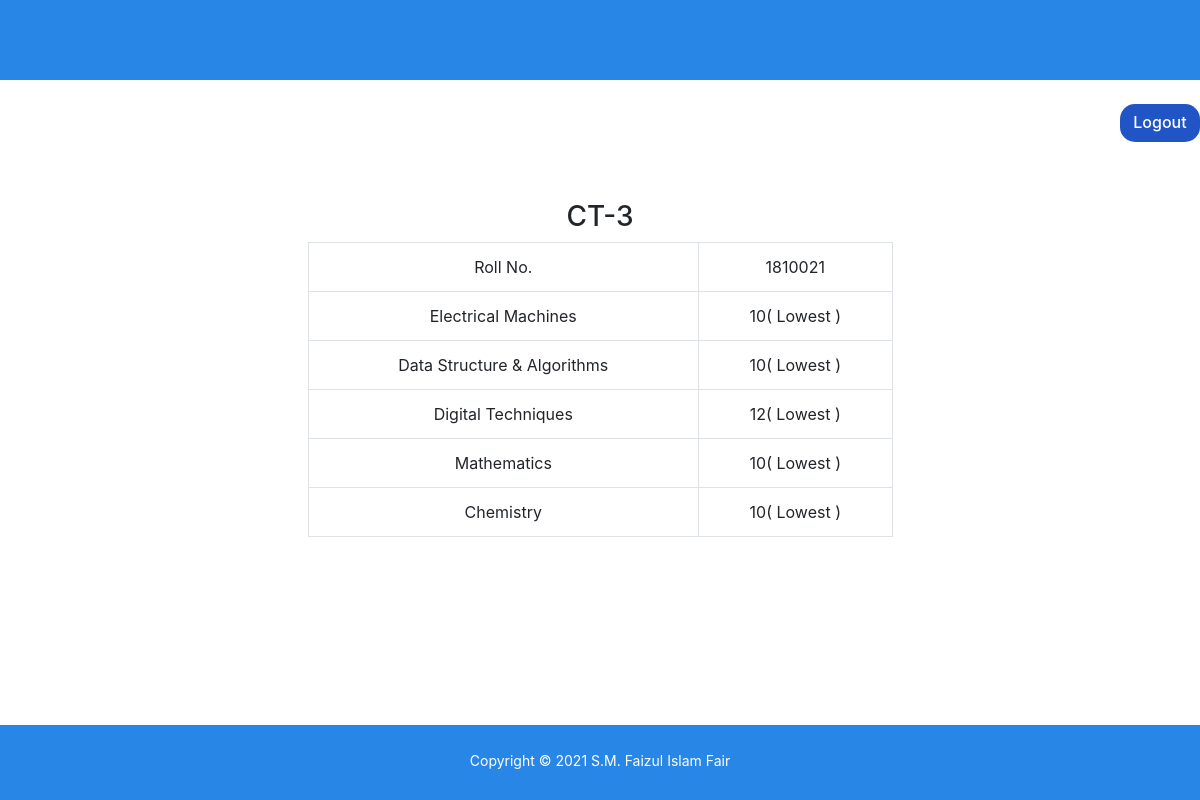
The app's page /student/ct3display.php (signed in) with its own data.
### tables this page shows
CREATE TABLE `student_marks3` (
  `Roll` int(11) NOT NULL,
  `Electrical_Machines` int(11) NOT NULL,
  `Data_Structure_&_Algorithms` int(11) NOT NULL,
  `Digital_Techniques` int(11) NOT NULL,
  `Mathematics` int(11) NOT NULL,
  `Chemistry` int(11) NOT NULL
);

### student/ct3display.php (the view, shortened to what this page needs)
<?php
require_once './dbcon.php';
?>
<!doctype html>
<html lang="en">
<head>
  <link rel="stylesheet" type="text/css" href="../fonts/fontawesome-free-5.13.0-web/fontawesome-free-5.13.0-web/css/all.min.css">
  <link rel="stylesheet" href="../css/bootstrap.min.css">
  <link rel="stylesheet" href="../css/style.css">
  <link rel="stylesheet" href="../css/btn.css">
</head>
<body>
<header style="width:100%; height:80px; background: #2887e6;">
   </header>
    <br>
    <a style="float:right;" class="btn btn-primary" href="logout.php">Logout</a>
    <br> <br>
  <?php
$db_sinfos = mysqli_query($link, "SELECT * FROM `student_marks3` ");
$rows = mysqli_fetch_all($db_sinfos, MYSQLI_ASSOC);
$eletrical_lowest=20;
$eletrical_highest=0;
$data_lowest=20;
$data_highest=0;
$tech_lowest=20;
$tech_highest=0;
$math_lowest=20;
$math_highest=0;
$chem_lowest=20;
$chem_highest=0;
foreach($rows as $row){
 if($row['Electrical_Machines'] > $eletrical_highest){
    $eletrical_highest = $row['Electrical_Machines'];
 }
 if($row['Electrical_Machines'] < $eletrical_lowest){
    $eletrical_lowest = $row['Electrical_Machines'];
 }
 if($row['Data_Structure_&_Algorithms'] > $data_highest){
    $data_highest = $row['Data_Structure_&_Algorithms'];
 }
 if($row['Data_Structure_&_Algorithms'] < $data_lowest){
  $data_lowest = $row['Data_Structure_&_Algorithms'];
}
 if($row['Digital_Techniques'] > $tech_highest){
    $tech_highest = $row['Digital_Techniques'];
 }
 if($row['Digital_Techniques'] < $tech_lowest){
    $tech_lowest = $row['Digital_Techniques'];
 }
 if($row['Mathematics'] > $math_highest){
    $math_highest = $row['Mathematics'];
 }
 if($row['Mathematics'] < $math_lowest){
    $math_lowest = $row['Mathematics'];
 }
 if($row['Chemistry'] > $chem_highest){
    $chem_highest = $row['Chemistry'];
 }
 if($row['Chemistry'] < $chem_lowest){
    $chem_lowest = $row['Chemistry'];
 }
}
?>
  <?php
     require_once 'dbcon.php';
      $result_ct = mysqli_query($link, "SELECT * FROM `student_marks3` WHERE `Roll` = ".$_SESSION['student_login']);
      if(mysqli_num_rows($result_ct) == 1){
        echo '<br> <br>
        <div>
          <h3 style="text-align:center;">CT-3</h3>
        </div>';
        $row = mysqli_fetch_assoc($result_ct);
        ?>
  <div class="row">
    <div class="col-sm-6 col-sm offset-3">
      <table class="table table-bordered">
        <tr>
          <td>Roll No.</td>
          <td><?php echo $row['Roll']; ?></td>
        </tr>
        <tr>
          <td>Electrical Machines</td>
          <td>
            <?php echo $row['Electrical_Machines'] . ($eletrical_highest == $row['Electrical_Machines'] ? "( Highest )" : "" ) . (($eletrical_lowest == $row['Electrical_Machines'] && $eletrical_lowest!=$eletrical_highest) ? "( Lowest )" : "" );  ?>
          </td>
        </tr>
        <tr>
          <td>Data Structure & Algorithms</td>
          <td>
            <?php echo $row['Data_Structure_&_Algorithms'] . ($data_highest == $row['Data_Structure_&_Algorithms'] ? "( Highest )" : "" ) . (($data_lowest == $row['Data_Structure_&_Algorithms'] && $data_lowest!=$data_highest) ? "( Lowest )" : "" );  ?>
          </td>
        </tr>
        <tr>
          <td>Digital Techniques</td>
          <td>
            <?php echo $row['Digital_Techniques'] . ($tech_highest == $row['Digital_Techniques'] ? "( Highest )" : "" ) . (($tech_lowest == $row['Digital_Techniques'] && $tech_lowest!=$tech_highest) ? "( Lowest )" : "" );  ?>
          </td>
        </tr>
        <tr>
          <td>Mathematics</td>
          <td>
            <?php echo $row['Mathematics'] . ($math_highest == $row['Mathematics'] ? "( Highest )" : "" ) . (($math_lowest == $row['Mathematics'] && $math_lowest!=$math_highest) ? "( Lowest )" : "" );  ?>
          </td>
        </tr>
        <tr>
          <td>Chemistry</td>
          <td>
            <?php echo $row['Chemistry'] . ($chem_highest == $row['Chemistry'] ? "( Highest )" : "" ) . (($chem_lowest == $row['Chemistry'] && $chem_lowest!=$chem_highest) ? "( Lowest )" : "" );  ?>
          </td>
        </tr>
        <?php
  }
?>
      </table>
    </div>
  </div>
  <footer style="width:100%; height:75px; background: #2887e6; bottom:0; text-align:center; margin-top:188px">
       <p style="color:white; padding-top:25px; font-size:14px;">Copyright &COPY; 2021 S.M. Faizul Islam Fair</p>
    </footer>
</body>
</html>

### css/style.css (style rules this page uses)
body { padding: 0; margin: 0; box-sizing: border-box; overflow-x: hidden; }

### css/btn.css (style rules this page uses)
.btn-primary, .btn-primary:active, .btn-primary:visited { background-color: #2155c5; color: white; border-radius: 15px; border:none; transition: 0.2s; font-weight: 450; padding-left: 15px; padding-right: 15px; }
.table { margin: auto; }
.table > tbody > tr > td, .table > tbody > tr > th, .table > tfoot > tr > td, .table > tfoot > tr > th, .table > thead > tr > td, .table > thead > tr > th { margin-top: 10px; text-align: center; }

### student/ct3display.php (style rules this page uses)
.btn-primary, .btn-primary:active, .btn-primary:visited { background-color: #2155c5; color: white; border-radius: 15px; border:none; transition: 0.2s; font-weight: 450; padding-left: 10px; padding-right: 10px; width: 80px; height: 38px; }

### records on screen
student_marks3: Roll "1810021", Electrical_Machines "10", value "10", Digital_Techniques "12", Mathematics "10", Chemistry "10"
